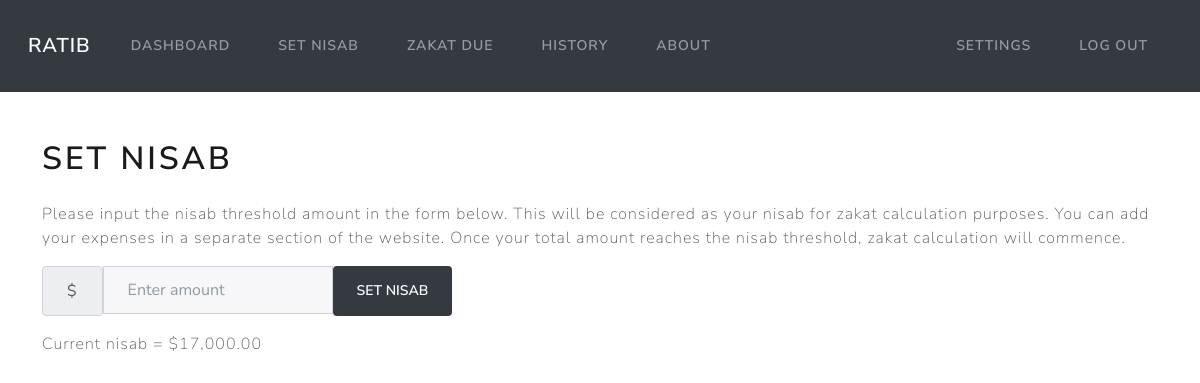
The page /nisab (signed in) on the database as committed earlier.
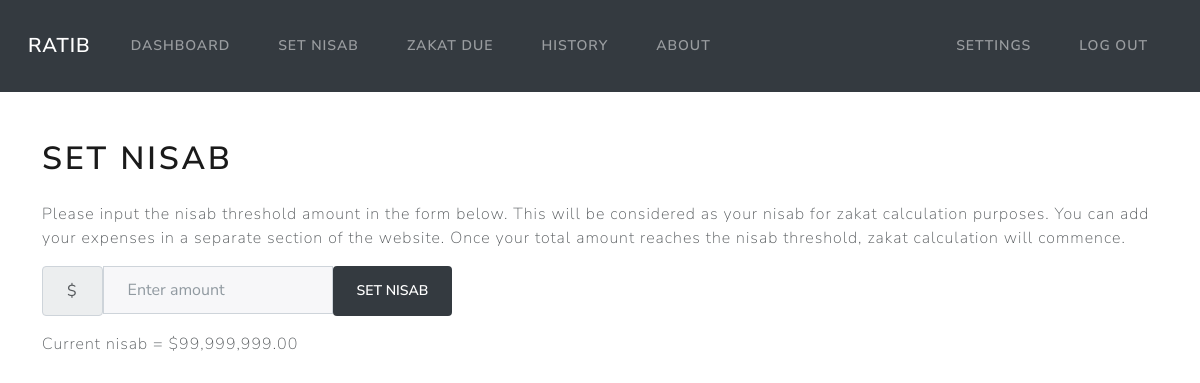
The same page on the database as committed later.
### models.py (models this page shows)
class Nisab(Base):
    __tablename__ = 'nisab'
    id = Column(Integer, primary_key=True)
    amount = Column(Numeric(10,2))
    user_id = Column(Integer, ForeignKey('users.id'))
    nisab_reached = Column(Boolean, default=False)
    user = relationship("User", back_populates="nisab")

### app.py (the view, shortened to what this page needs)
@app.route('/nisab', methods = ["GET", "POST"])
@login_required
def nisab():
    userid = flasksession.get("user_id")
    nisab = session.query(Nisab).filter_by(user_id=userid).first()
    if request.method == "GET":
        if nisab == None:
            return render_template('nisab.html', nisab=0)
        return render_template('nisab.html', nisab=nisab.amount)

### app.py (called while the page is built)
@app.teardown_appcontext
def shutdown_session(exception=None):
    session.remove()

### utils.py (called while the page is built)
def login_required(f):
    @wraps(f)
    def decorated_function(*args, **kwargs):
        if session.get("user_id") is None:
            return redirect("/login")
        return f(*args, **kwargs)
    return decorated_function

def usd(value):
    return f"${value:,.2f}"

### templates/nisab.html (shortened to what this page needs)
{% extends 'layout.html' %}
{% block content %}
<h1 class="mb-4"> Set Nisab </h1>
<p>
    Please input the nisab threshold amount in the form below. This will be considered as your nisab for
    zakat calculation purposes. You can add your expenses in a separate section of the website. Once your
    total amount reaches the nisab threshold, zakat calculation will commence.
</p>
<form class="" action="/nisab" method="post">
    <div class="row">
        <div class="form-group col-auto">
            <div class="input-group">
                <span class="input-group-text">$</span>
                <input autocomplete="off" class="form-control mx-auto" type="number" name="nisab" id="money" placeholder="Enter amount">
                <button class="btn btn-dark" type="submit" name="action" value="income">Set Nisab</button>
            </div>
        </div>
    </div>
</form>
<p>
    Current nisab = {{ nisab | usd}}
</p>
{% endblock %}

Rows that differ between the two databases and show on the page:
changed Nisab: amount "$17,000.00" → "$99,999,999.00"
